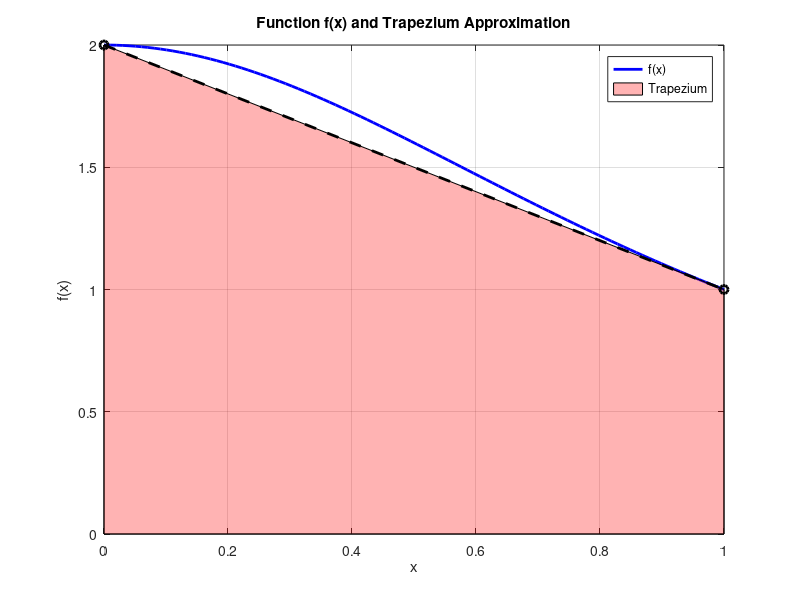

The MATLAB script that drew this image:
%Problem 1
% Point a
f = @(x) 2 ./ (1 + x.^2);

% Endpoints
a = 0;
b = 1;
h = b - a;

% Trapezium Rule
I_trap = (h / 2) * (f(a) + f(b));

fprintf('Trapezium Rule Approximation: %.4f\n', I_trap);


% Point b
% x values for smooth function curve
x = linspace(0, 1, 100);
y = f(x);

% Plot the function
figure;
plot(x, y, 'b-', 'LineWidth', 2);
hold on;

% Vertices of the trapezium
x_trap = [0 0 1 1];
y_trap = [0 f(0) f(1) 0];

% Plot trapezium
fill(x_trap, y_trap, 'r', 'FaceAlpha', 0.3, 'EdgeColor', 'k');
plot([0 1], [f(0) f(1)], 'ko--', 'LineWidth', 2); % top line of trapezium

title('Function f(x) and Trapezium Approximation');
xlabel('x');
ylabel('f(x)');
legend('f(x)', 'Trapezium', 'Location', 'NorthEast');
grid on;
hold off;


% Point c
% Simpson's Rule with n = 2 (3 points)
h = (b - a) / 2;
x0 = a;
x1 = (a + b) / 2;
x2 = b;

I_simp = (h / 3) * (f(x0) + 4*f(x1) + f(x2));

fprintf('Simpson''s Rule Approximation: %.4f\n', I_simp);